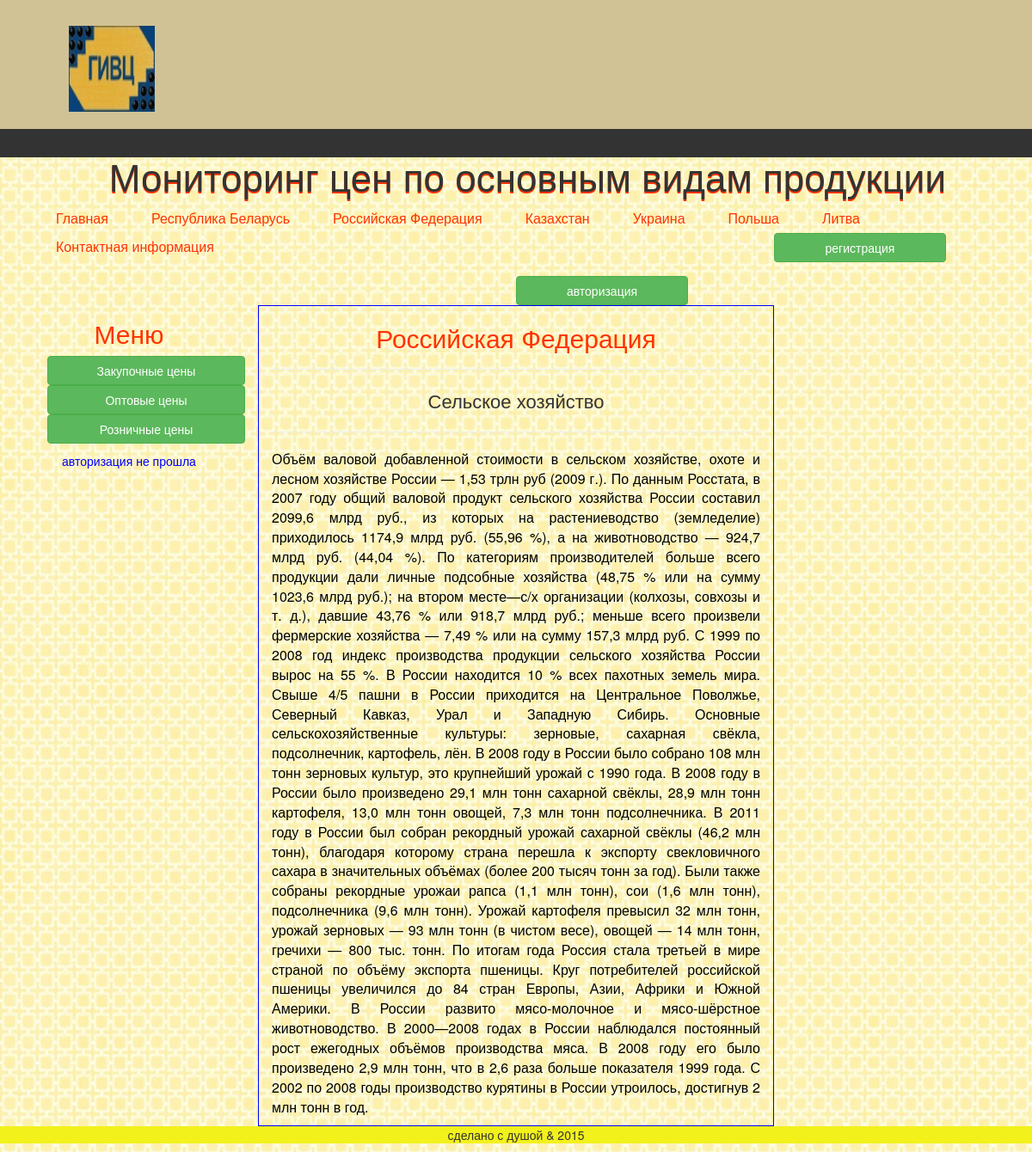
The page /index.php?url=rosfeder on the database its author committed.
### tables this page shows
CREATE TABLE IF NOT EXISTS `maintexts` (
  `id` int(11) NOT NULL AUTO_INCREMENT,
  `name` tinytext NOT NULL,
  `body` text NOT NULL,
  `url` tinytext NOT NULL,
  `showhide` enum('show','hide') NOT NULL DEFAULT 'show',
  `lang` enum('ru','en') NOT NULL DEFAULT 'ru',
  `putdate` datetime NOT NULL,
  PRIMARY KEY (`id`)
);

### class/Database.php (called while the page is built, shortened)
<?php
class Database{
private $host = DB_HOST;
private $user= DB_USER;
private $pass=DB_PASS;
private $dbname=DB_NAME;
private $port=DB_PORT;
private $dbh;
private $stmt;
public function __construct(){
$dsn='mysql:host=' .$this->host . ';port=' . $this->port.';dbname=' . $this->dbname;
$options=array(
PDO::ATTR_ERRMODE=>PDO::ERRMODE_EXCEPTION
);
try{
$this->dbh=new PDO($dsn, $this->user, $this->pass, $options);
}
catch(PDOException $e){
$this->error=$e->getMessage();
}
}
public function query($query){
    $this->stmt = $this->dbh->prepare($query);
}
public function execute(){
    return $this->stmt->execute();
}
public function single(){
    $this->execute();
    return $this->stmt->fetch(PDO::FETCH_ASSOC);
}
}

### index.php (the view)
<?php require_once("templates/top.php");
if  ($_GET['url']){
$file=$_GET['url'];
}else{
$file='index';
}
$obj=new database();
$query= "select * from maintexts where url='$file'";
$obj->query($query);
$row=$obj-> single();
?>
<h2><?echo $row['name'];?></h2>
<?echo $row['body'];?>
<?php require_once("templates/bottom.php");?>

### media/css/style.css (style rules this page uses)
body { background: url(../img/geluzor75.jpg); padding:0; margin:0; }
.content h2 { color:#f30; text-align:center; }
.col-md-6 div { text-align: center; font-size: 22px; }
.col-md-6 p { font-size: 16px; color: black; text-align: justify; }

### rows shown on the page
maintexts: name "Российская Федерация Сельское хозяйство", body "Объём валовой добавленной стоимости в сельском хозяйстве, охоте и лесном хозяйстве России — 1,53 трлн руб (2009 г.). По данным Росстата, в 2007 году общий валовой продукт сельского хозяйства России составил 2099,6 млрд руб., из которых на растениеводство (земледелие) приходилось 1174,9 млрд руб. (55,96 %), а на животноводство — 924,7 млрд руб. (44,04 %). По категориям производителей больше всего продукции дали личные подсобные хозяйства (48,75 % или на сумму 1023,6 млрд руб.); на втором месте—с/х организации (колхозы, совхозы и т. д.), давшие 43,76 % или 918,7 млрд руб.; меньше всего произвели фермерские хозяйства — 7,49 % или на сумму 157,3 млрд руб. С 1999 по 2008 год индекс производства…"
